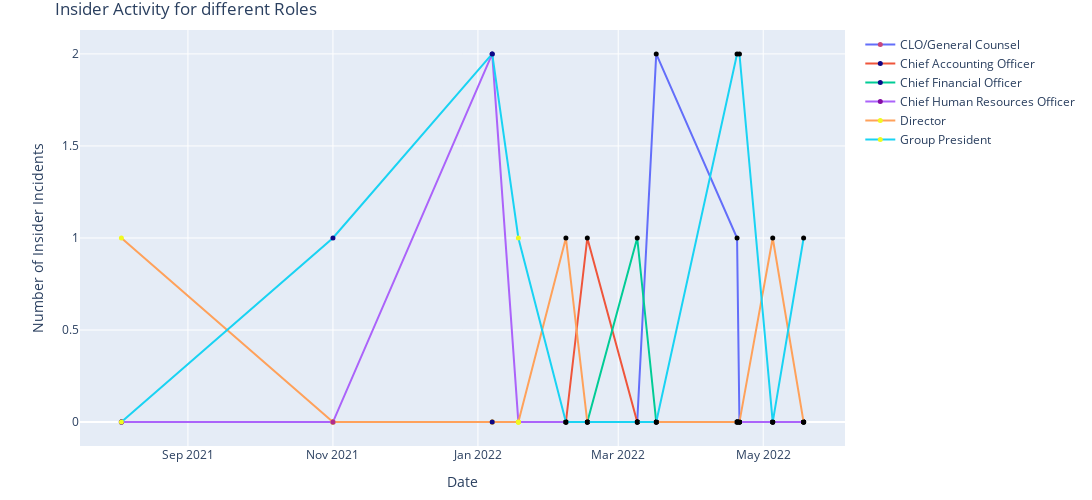

The cell this chart's notebook holds for it:
### Markdown cell above
## Which Roles at Companies are most common for Insider Activity?

### Code cell
insider_eda.plotly_insider_activity_roles()

### Figure 1 — Plotly figure (JSON) as saved in the notebook; plotly's stock layout.template omitted (floating-point values rounded to 4 significant figures)
{"data": [{"marker": {"color": [0.5, 0, 1, 1], "size": 5}, "mode": "lines+markers", "name": "CLO/General Counsel", "type": "scatter", "x": ["2021-08-04T00:00:00", "2021-11-01T00:00:00", "2022-01-07T00:00:00", "2022-01-18T00:00:00", "2022-02-07T00:00:00", "2022-02-16T00:00:00", "2022-03-09T00:00:00", "2022-03-17T00:00:00", "2022-04-20T00:00:00", "2022-04-21T00:00:00", "2022-05-05T00:00:00", "2022-05-18T00:00:00"], "y": [0, 0, 0, 0, 0, 0, 0, 2, 1, 0, 0, 0]}, {"marker": {"color": [0.1, 0.5878, 0.9511, 1], "size": 5}, "mode": "lines+markers", "name": "Chief Accounting Officer", "type": "scatter", "x": ["2021-08-04T00:00:00", "2021-11-01T00:00:00", "2022-01-07T00:00:00", "2022-01-18T00:00:00", "2022-02-07T00:00:00", "2022-02-16T00:00:00", "2022-03-09T00:00:00", "2022-03-17T00:00:00", "2022-04-20T00:00:00", "2022-04-21T00:00:00", "2022-05-05T00:00:00", "2022-05-18T00:00:00"], "y": [0, 0, 0, 0, 0, 1, 0, 0, 0, 0, 0, 0]}, {"marker": {"color": [0.3, 0.9511, 0.809, 1], "size": 5}, "mode": "lines+markers", "name": "Chief Financial Officer", "type": "scatter", "x": ["2021-08-04T00:00:00", "2021-11-01T00:00:00", "2022-01-07T00:00:00", "2022-01-18T00:00:00", "2022-02-07T00:00:00", "2022-02-16T00:00:00", "2022-03-09T00:00:00", "2022-03-17T00:00:00", "2022-04-20T00:00:00", "2022-04-21T00:00:00", "2022-05-05T00:00:00", "2022-05-18T00:00:00"], "y": [0, 0, 0, 0, 0, 0, 1, 0, 0, 0, 0, 0]}, {"marker": {"color": [0.7, 0.9511, 0.5878, 1], "size": 5}, "mode": "lines+markers", "name": "Chief Human Resources Officer", "type": "scatter", "x": ["2021-08-04T00:00:00", "2021-11-01T00:00:00", "2022-01-07T00:00:00", "2022-01-18T00:00:00", "2022-02-07T00:00:00", "2022-02-16T00:00:00", "2022-03-09T00:00:00", "2022-03-17T00:00:00", "2022-04-20T00:00:00", "2022-04-21T00:00:00", "2022-05-05T00:00:00", "2022-05-18T00:00:00"], "y": [0, 0, 2, 0, 0, 0, 0, 0, 0, 0, 0, 0]}, {"marker": {"color": [1, 0.5878, 0.309, 1], "size": 5}, "mode": "lines+markers", "name": "Director", "type": "scatter", "x": ["2021-08-04T00:00:00", "2021-11-01T00:00:00", "2022-01-07T00:00:00", "2022-01-18T00:00:00", "2022-02-07T00:00:00", "2022-02-16T00:00:00", "2022-03-09T00:00:00", "2022-03-17T00:00:00", "2022-04-20T00:00:00", "2022-04-21T00:00:00", "2022-05-05T00:00:00", "2022-05-18T00:00:00"], "y": [1, 0, 0, 0, 1, 0, 0, 0, 0, 0, 1, 0]}, {"marker": {"color": [1, 1.225e-16, 6.123e-17, 1], "size": 5}, "mode": "lines+markers", "name": "Group President", "type": "scatter", "x": ["2021-08-04T00:00:00", "2021-11-01T00:00:00", "2022-01-07T00:00:00", "2022-01-18T00:00:00", "2022-02-07T00:00:00", "2022-02-16T00:00:00", "2022-03-09T00:00:00", "2022-03-17T00:00:00", "2022-04-20T00:00:00", "2022-04-21T00:00:00", "2022-05-05T00:00:00", "2022-05-18T00:00:00"], "y": [0, 1, 2, 1, 0, 0, 0, 0, 2, 2, 0, 1]}], "layout": {"autosize": false, "height": 500, "hovermode": "x unified", "margin": {"b": 50, "l": 80, "r": 30, "t": 30}, "title": {"text": "Insider Activity for different Roles"}, "width": 1400, "xaxis": {"title": {"text": "Date"}}, "yaxis": {"title": {"text": "Number of Insider Incidents"}}}}
